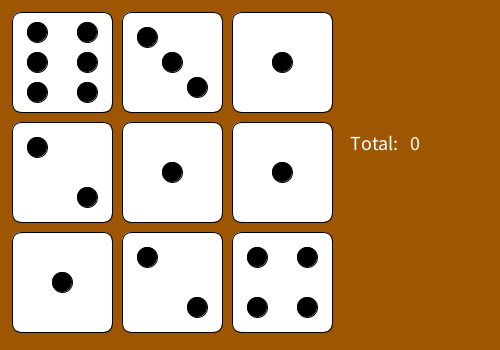
Frame 1 (no input)
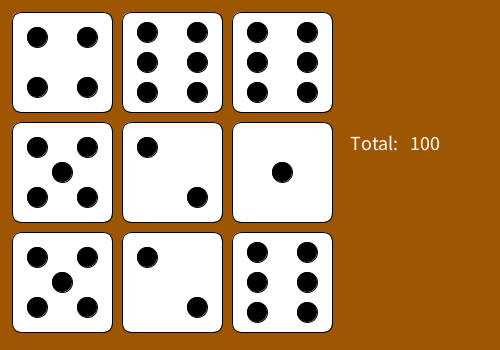
Frame 60 (the mouse pressed at the canvas centre just before this capture)
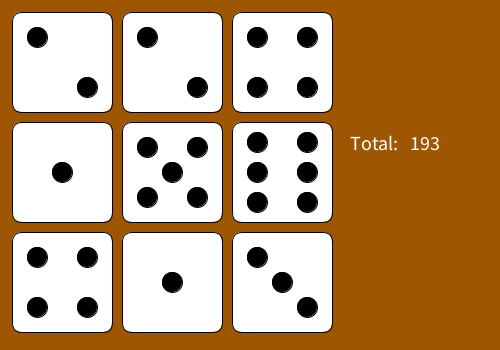
Frame 120 (the mouse held since frame 60 and released just before this capture)

The Processing sketch that drew these frames (run headless with seeded random() and noise(); from frame 60 on, the mouse is pressed at the canvas centre):

// Processing sketch: diceWright2
// ── diceWright2.pde
 Die die,die1,die2,die3,die4,die5,die6,die7,die8;

Die[] dice;

int total,count1,count2,count3,count4,count5,count6;



void setup()

{

  size(500,350);
 

  dice=new Die[9];
  // creates array

  for(int i=0; i<3; i++){
    for(int j=0; j<3; j++){
      dice[i*3+j] = new Die(110*i+12, 110*j+12);

    }

  }

}



void draw()

{

  background(159,86,2);

  

  for(Die x: dice)
// gets all nine dice to show
  { 
    x.show();
  }

  

  if(frameCount%20==0)
// works as a timer, automation
  {
    for(Die x: dice)
    {
      x.roll();
      total+=x.rand;
    }

  }
  fill(255);
  textSize(20);
  text("Total: ",350,150);
  text(total,410,150);
  fill(100);

  

}



void mousePressed()

{

  

}

// ── Dice.pde
class Die

{
  private int rand;
  private int x;
  private int y;
  
  Die(int x, int y) 

  {
    this.x=x;
    this.y=y;
    rand=(int)(Math.random()*6)+1;
  }

  

  void roll()

  {
    rand=(int)(Math.random()*6)+1;
    switch(rand)
    {
      //chooses between outcomes using 'rand' value
      case 1:
      count1++;
      break;

      case 2:
      count2++;
      break;

      case 3:
      count3++;
      break;

      case 4:
      count4++;
      case 5:

      count5++;
      break;
      case 6:

      count6++;
      break;
    }

  }

  

  void show()
//displays the dice
  {

      System.out.println(rand);

      

      if(rand==1)

      {

       fill(255);
       rect(x,y,100,100,10,10,10,10);
       fill(0,0,0);
       ellipse(x+50,y+50,20,20);

      }

      

      if(rand==2)

      {

       fill(255);

       rect(x,y,100,100,10,10,10,10);

       fill(0,0,0);
       ellipse(x+25,y+25,20,20);
       ellipse(x+75,y+75,20,20);

       

      }

      

      if(rand==3)

      {

       fill(255);

       rect(x,y,100,100,10,10,10,10);

       fill(0,0,0);
       ellipse(x+25,y+25,20,20);
       ellipse(x+50,y+50,20,20);
       ellipse(x+75,y+75,20,20);

      }

      

      if(rand==4)

      {

       fill(255);

       rect(x,y,100,100,10,10,10,10);

       fill(0,0,0);
       ellipse(x+25,y+25,20,20);
       ellipse(x+25,y+75,20,20);
       ellipse(x+75,y+25,20,20);
       ellipse(x+75,y+75,20,20);

      }

      

      if(rand==5)

      {

       fill(255);

       rect(x,y,100,100,10,10,10,10);

       fill(0,0,0);
       ellipse(x+25,y+25,20,20);
       ellipse(x+25,y+75,20,20);
       ellipse(x+50,y+50,20,20);
       ellipse(x+75,y+25,20,20);
       ellipse(x+75,y+75,20,20);
      }

      

       if(rand==6)

      {

       fill(255);

       rect(x,y,100,100,10,10,10,10);

       fill(0,0,0);

       ellipse(x+25,y+20,20,20);
       ellipse(x+25,y+50,20,20);
       ellipse(x+25,y+80,20,20);
       ellipse(x+75,y+20,20,20);
       ellipse(x+75,y+50,20,20);
       ellipse(x+75,y+80,20,20);

  

      }

  }

}
